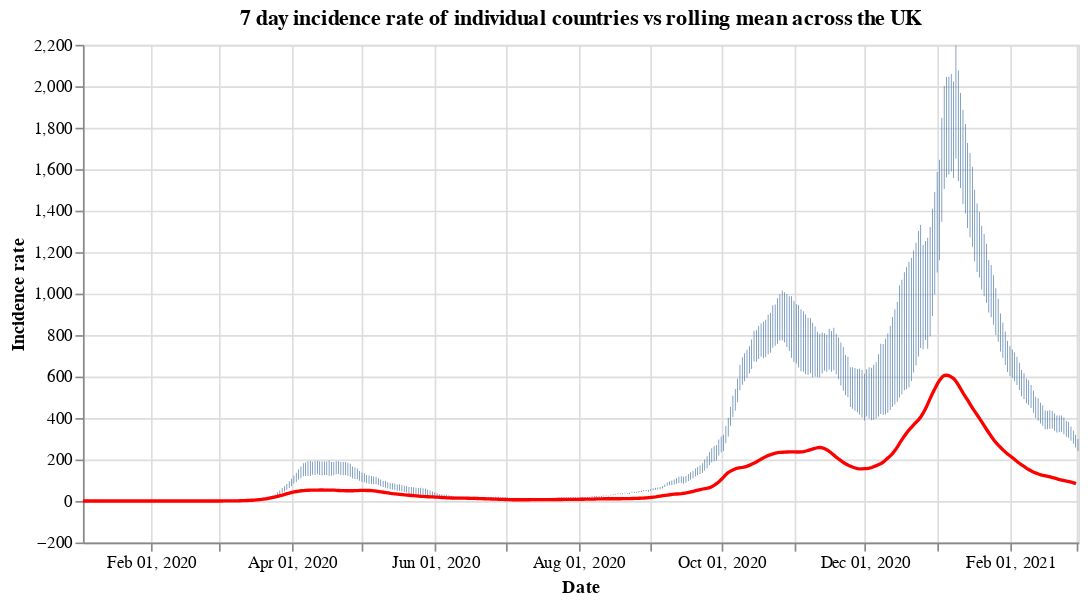

The cell this chart's notebook holds for it:
### Code cell
#collapse
countries = uk_cases['areaName'].unique()
countries.sort()

selection = alt.selection_single(
    name='Select',
    fields=['areaName'],
    init={'areaName': 'Wales'},
    bind={'areaName': alt.binding_select(options=countries)}
)

# scatter plot, modify opacity based on selection
bars = alt.Chart(uk_cases).mark_bar().add_selection(
    selection
).encode(
    x=alt.X("yearmonthdate(date):T", axis=alt.Axis(title='Date')),
    y=alt.Y("weeklyCasesRate:Q", axis=alt.Axis(title='Incidence rate')),
    tooltip='weeklyCasesRate:Q',
    opacity=alt.condition(selection, alt.value(1), alt.value(0))
).properties(title=f'7 day incidence rate of individual countries vs rolling mean across the UK', width=600)

line = alt.Chart(overview_cases).mark_line(
    color='red',
    size=2,
).transform_window(
    rolling_mean='mean(weeklyCasesRate)',
    frame=[0, 7]
).encode(
    x='yearmonthdate(date):T',
    y='rolling_mean:Q'
)

alt.layer(bars, line)

### Figure 1 — Vega-Lite specification as saved in the notebook (floating-point values rounded to 4 significant figures; data arrays with more than 128 entries replaced by an {"elided": "..."} marker saying what was removed)
{"config": {"view": {"continuousWidth": 400, "continuousHeight": 300}}, "layer": [{"data": {"name": "data-612fe7be69fe5965bb871e80b617effb"}, "mark": "bar", "encoding": {"opacity": {"condition": {"value": 1, "selection": "Select"}, "value": 0}, "tooltip": {"type": "quantitative", "field": "weeklyCasesRate"}, "x": {"type": "temporal", "axis": {"title": "Date"}, "field": "date", "timeUnit": "yearmonthdate"}, "y": {"type": "quantitative", "axis": {"title": "Incidence rate"}, "field": "weeklyCasesRate"}}, "selection": {"Select": {"type": "single", "fields": ["areaName"], "init": {"areaName": "Wales"}, "bind": {"areaName": {"input": "select", "options": ["England", "Northern Ireland", "Scotland", "Wales"]}}}}, "title": "7 day incidence rate of individual countries vs rolling mean across the UK", "width": 600}, {"data": {"name": "data-f3dc4e5ffceca388d6e59acb04dbba80"}, "mark": {"type": "line", "color": "red", "size": 2}, "encoding": {"x": {"type": "temporal", "field": "date", "timeUnit": "yearmonthdate"}, "y": {"type": "quantitative", "field": "rolling_mean"}}, "transform": [{"window": [{"op": "mean", "field": "weeklyCasesRate", "as": "rolling_mean"}], "frame": [0, 7]}]}], "$schema": "https://vega.github.io/schema/vega-lite/v4.8.1.json", "datasets": {"data-612fe7be69fe5965bb871e80b617effb": {"elided": "1696 records"}, "data-f3dc4e5ffceca388d6e59acb04dbba80": {"elided": "424 records"}}}
